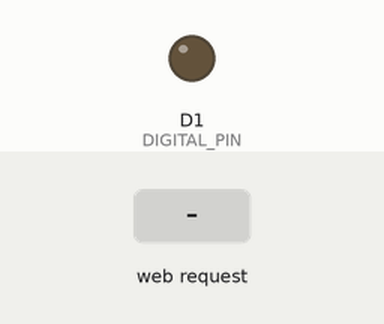
This sketch was run on a simulated ESP8266 (Wemos D1 mini). Parts: output pins drawn as LEDs (lit = HIGH). The test bench sets the inputs (shaded band). WiFi joins after 1.5 s; servers stay silent unless stated; what the sketch prints to the serial monitor is not drawn.

Above: at 2.7 s.
2.8 s: HTTP request GET /gpio?pin=1&level=1 received
At 3.5 s:
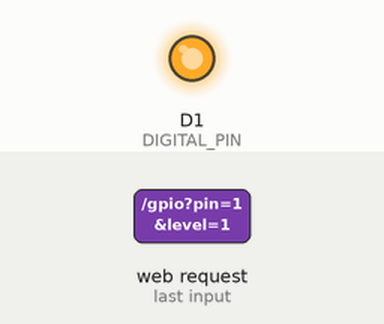
Timing chart, 0 to 5.8 s (numbered marks = the images above; inputs shaded):
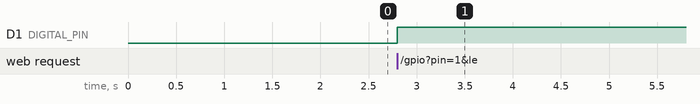

Measured:
- after the input at 2.8 s, D1 (DIGITAL_PIN): LOW → HIGH at once

The sketch:

WeMos_IO.ino
```cpp
/*

The ADC seems to be a bit off.  Meter reads 2.909 V and ADC reads 881, which
should indicate 2.839 V (3.3 * 881 / 1024), so use 3.381 instead:

  2.909 = 3.381 * 881 / 1024

The meter shows 3.310 V on the 3V3 line.


## Plan

  - Be able to configure the hostname, network name and passphrase via serial
    and have it stored in EEPROM

  - SPI

  - PWM

*/

#include <ESP8266WiFi.h>
#include <ESP8266WebServer.h>


// No, `0` does not refer to D0
const char  DIGITAL_PIN[] = {D0, D1, D2, D3, D4, D5, D6, D7, D8};

const char*  network_name = "";
const char*  network_passphrase = "";


ESP8266WebServer  server (80);
#define  BAD_REQUEST  400


static void  handle_adc ()
{
  // analogRead returns 0..1023 representing 0V to 3V3
  uint16_t  reading = analogRead (A0);
  server.send (200, "text/plain", String(reading));
}


// Configure the pin as OUTPUT and drive it either HIGH or LOW:
//
//  ?pin=0&level=0
//
// Configure the pin as INPUT and sense the level at the pin:
//
//  ?pin=8
//
static void  handle_gpio ()
{
  String    pin_param_value = server.arg ("pin");
  uint8_t   pin = pin_param_value.toInt ();
  uint16_t  response_code = 200;
  String    response = "";

  // If the "pin" parameter is missing or not a natural number between 0 and 8
  // then the request should be rejected
  if (pin_param_value.length () == 0  ||  8 < pin)
  {
    response_code = BAD_REQUEST;
    response = "Bad pin";
    goto respond;
  }

  pin = DIGITAL_PIN[ pin];

  // If the "level" parameter is absent then it is a SENSE request
  if (! server.hasArg ("level"))
  {
    pinMode (pin, INPUT);
    uint8_t  level = digitalRead (pin);
    response = String (level);
  }
  else {
    // If the level parameter is present but neither "0" nor "1" then the
    // request should be rejected
    String  level_param_value = server.arg ("level");
    if (level_param_value != "0"  &&  level_param_value != "1")
    {
      response_code = BAD_REQUEST;
      response = "Bad level";
      goto respond;
    }

    pinMode (pin, OUTPUT);
    digitalWrite (pin, (level_param_value == "0") ? LOW : HIGH);
  }

 respond:
  server.send (response_code, "text/plain", response);
}


void  setup ()
{
  Serial.begin (115200);

  WiFi.hostname ("thing01");
  WiFi.begin (network_name, network_passphrase);
  while (WiFi.status () != WL_CONNECTED)
  {
    delay (500);
    Serial.print (".");
  }
  Serial.println ();
  Serial.print ("IP address: ");
  Serial.println (WiFi.localIP ());

  server.on ("/adc", handle_adc);
  server.on ("/gpio", handle_gpio);

  server.begin ();
  Serial.println ("HTTP server started");
}


void  loop ()
{
  server.handleClient ();
}
```
